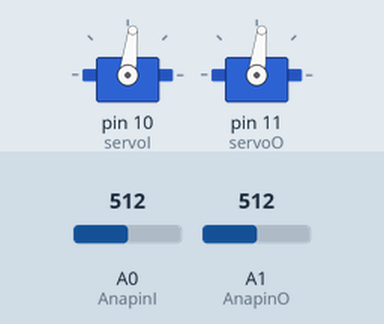
Simulated run of this sketch. Board: Arduino Uno, built with avr-gcc and run on an emulated ATmega328P. On the bench: 2 × servo. The inputs (shaded band) are chosen by the test bench; at power-on: A0 (AnapinI) = 512, A1 (AnapinO) = 512.

Above: at 2.2 s.
2.3 s: A0 (AnapinI) set to 693
3.8 s: A0 (AnapinI) set to 707
At 5.0 s:
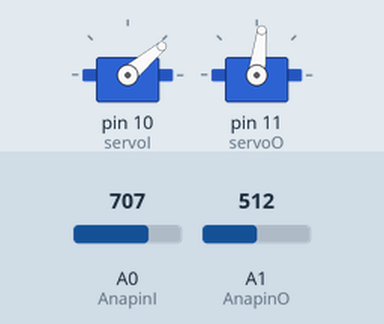
5.3 s: A1 (AnapinO) set to 684
6.8 s: A1 (AnapinO) set to 709
At 7.4 s:
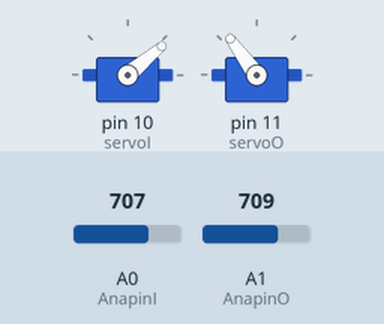
8.3 s: A0 (AnapinI) set to 312
9.8 s: A0 (AnapinI) set to 290
At 10.9 s:
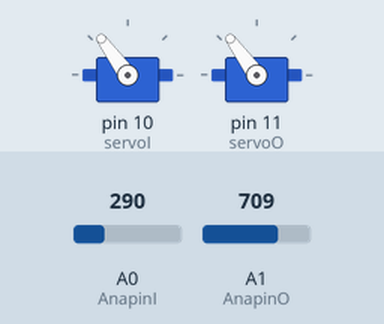
Timing chart, 0 to 12.3 s (numbered marks = the images above; inputs shaded):
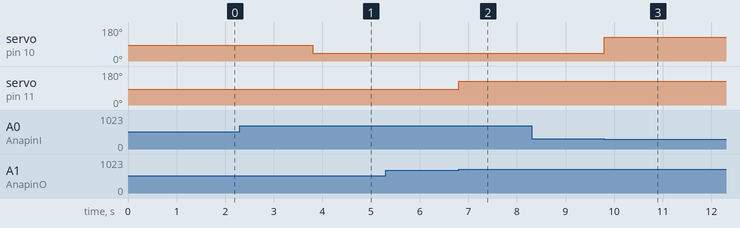

The sketch:

ServosCtrl.ino
```cpp
/************************************************************************
 *                     The Sydney Compass-Gait Robot:
 *  Design and Modeling of an Open Platform for Dynamic Walking Research
/************************************************************************
 *
 *         Extention/retraction control of the retractable feet
 *
 *  Australian Centre for Field Robotics
 *  University of Sydney, Australia
 *
 *  Date created: 01/08/2013     Date modified: 14/09/2017
 *  by A. Mounir BOUDALI
 *
/************************************************************************/

#include <Servo.h>
/* TUNE HERE the positions of the extention and retraction of the feet */
int innerLegExtend = 126;  // servo pwm value for extending inner leg
int innerLegRetract = 40;  // servo pwm value for retracting inner leg
int outerLegExtend = 40;   // servo pwm value for extending outer leg
int outerLegRetract = 126; // servo pwm value for retracting outer leg

Servo servoI;//Inner
Servo servoO;//Outer
int AnapinI = 0;//Pin connected to the DAQ board (servoI)
int AnapinO = 1;//Pin connected to the DAQ board (servoO)
int consI;//control signal from matlab for servoI
int consO;//control signal from matlab for servoO

void setup() // initiation
{
servoI.attach(10);//connect the Inner servo to D6
servoO.attach(11);//connect the Outer servo to D5
servoI.write(83);//83 half way (10 -- 83 -- 180)
servoO.write(83);//83
delay(1000);
}

void loop() // control loop
{
consI = analogRead(AnapinI);//read the port A0 (control signalL)
consO = analogRead(AnapinO);//read the port A1 (control signalR)
if (consI>700) // inner leg servo HIGH => retracted
    {
     servoI.write(innerLegRetract);
     if(consO>700){ // outer leg servo HIGH => retracted
        servoO.write(outerLegRetract);
      }
      else if(consO<300){// otherwise outer leg servo LOW => extended
        servoO.write(outerLegExtend);
      }
      else {;}
     }

 else if(consI<300) // inner leg servo LOW => extended
    {
     servoI.write(innerLegExtend);
     if(consO>700){ //outer leg servo HIGH => retracted
      servoO.write(outerLegRetract);
      }
      else if(consO<300){ // outer leg servo LOW => extended
      servoO.write(outerLegExtend);
      }
      else {;}}
 else {;}
}
```

Measured:
- the behaviour switches between 700 and 701 on A0 (AnapinI) (found by bisection; images 0 and 1)
- the behaviour switches between 700 and 701 on A1 (AnapinO) (found by bisection; images 1 and 2)
- the behaviour switches between 300 and 299 on A0 (AnapinI) (found by bisection; images 2 and 3)
- after the input at 2.3 s, every drawn part: stays the same
- after the input at 3.8 s, servo on pin 10 (servoI): 83° → 40° at once
- after the input at 5.3 s, every drawn part: stays the same
- after the input at 6.8 s, servo on pin 11 (servoO): 83° → 126° at once
- after the input at 8.3 s, every drawn part: stays the same
- after the input at 9.8 s, servo on pin 10 (servoI): 40° → 126° at once
